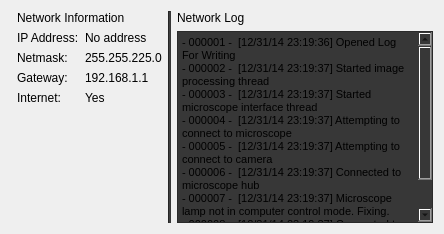
          <widget class="QWidget" name="tab_11">
           <attribute name="title">
            <string>Networking</string>
           </attribute>
           <layout class="QGridLayout" name="gridLayout_12">
            <item row="0" column="4">
             <layout class="QVBoxLayout" name="verticalLayout_6">
              <item>
               <widget class="QLabel" name="label_2">
                <property name="text">
                 <string>Network Log</string>
                </property>
               </widget>
              </item>
              <item>
               <widget class="QTextBrowser" name="network_log_text_browser">
                <property name="styleSheet">
                 <string notr="true">background-color:rgb(55,55,55);</string>
                </property>
                <property name="html">
                 <string>&lt;!DOCTYPE HTML PUBLIC &quot;-//W3C//DTD HTML 4.0//EN&quot; &quot;http://www.w3.org/TR/REC-html40/strict.dtd&quot;&gt;
&lt;html&gt;&lt;head&gt;&lt;meta name=&quot;qrichtext&quot; content=&quot;1&quot; /&gt;&lt;style type=&quot;text/css&quot;&gt;
p, li { white-space: pre-wrap; }
&lt;/style&gt;&lt;/head&gt;&lt;body style=&quot; font-family:'Sans Serif'; font-size:9pt; font-weight:400; font-style:normal;&quot;&gt;
&lt;p style=&quot; margin-top:0px; margin-bottom:0px; margin-left:0px; margin-right:0px; -qt-block-indent:0; text-indent:0px;&quot;&gt;&lt;span style=&quot; font-family:'MS Shell Dlg 2'; font-size:8pt;&quot;&gt;- 000001 -  [12/31/14 23:19:36] Opened Log For Writing&lt;/span&gt;&lt;/p&gt;
&lt;p style=&quot; margin-top:0px; margin-bottom:0px; margin-left:0px; margin-right:0px; -qt-block-indent:0; text-indent:0px;&quot;&gt;&lt;span style=&quot; font-family:'MS Shell Dlg 2'; font-size:8pt;&quot;&gt;- 000002 -  [12/31/14 23:19:37] Started image processing thread&lt;/span&gt;&lt;/p&gt;
&lt;p style=&quot; margin-top:0px; margin-bottom:0px; margin-left:0px; margin-right:0px; -qt-block-indent:0; text-indent:0px;&quot;&gt;&lt;span style=&quot; font-family:'MS Shell Dlg 2'; font-size:8pt;&quot;&gt;- 000003 -  [12/31/14 23:19:37] Started microscope interface thread&lt;/span&gt;&lt;/p&gt;
&lt;p style=&quot; margin-top:0px; margin-bottom:0px; margin-left:0px; margin-right:0px; -qt-block-indent:0; text-indent:0px;&quot;&gt;&lt;span style=&quot; font-family:'MS Shell Dlg 2'; font-size:8pt;&quot;&gt;- 000004 -  [12/31/14 23:19:37] Attempting to connect to microscope&lt;/span&gt;&lt;/p&gt;
&lt;p style=&quot; margin-top:0px; margin-bottom:0px; margin-left:0px; margin-right:0px; -qt-block-indent:0; text-indent:0px;&quot;&gt;&lt;span style=&quot; font-family:'MS Shell Dlg 2'; font-size:8pt;&quot;&gt;- 000005 -  [12/31/14 23:19:37] Attempting to connect to camera&lt;/span&gt;&lt;/p&gt;
&lt;p style=&quot; margin-top:0px; margin-bottom:0px; margin-left:0px; margin-right:0px; -qt-block-indent:0; text-indent:0px;&quot;&gt;&lt;span style=&quot; font-family:'MS Shell Dlg 2'; font-size:8pt;&quot;&gt;- 000006 -  [12/31/14 23:19:37] Connected to microscope hub&lt;/span&gt;&lt;/p&gt;
&lt;p style=&quot; margin-top:0px; margin-bottom:0px; margin-left:0px; margin-right:0px; -qt-block-indent:0; text-indent:0px;&quot;&gt;&lt;span style=&quot; font-family:'MS Shell Dlg 2'; font-size:8pt;&quot;&gt;- 000007 -  [12/31/14 23:19:37] Microscope lamp not in computer control mode. Fixing.&lt;/span&gt;&lt;/p&gt;
&lt;p style=&quot; margin-top:0px; margin-bottom:0px; margin-left:0px; margin-right:0px; -qt-block-indent:0; text-indent:0px;&quot;&gt;&lt;span style=&quot; font-family:'MS Shell Dlg 2'; font-size:8pt;&quot;&gt;- 000008 -  [12/31/14 23:19:37] Connected to microscope lamp&lt;/span&gt;&lt;/p&gt;
&lt;p style=&quot;-qt-paragraph-type:empty; margin-top:0px; margin-bottom:0px; margin-left:0px; margin-right:0px; -qt-block-indent:0; text-indent:0px; font-family:'MS Shell Dlg 2'; font-size:8pt;&quot;&gt;&lt;br /&gt;&lt;/p&gt;&lt;/body&gt;&lt;/html&gt;</string>
                </property>
               </widget>
              </item>
             </layout>
            </item>
            <item row="0" column="0">
             <widget class="QWidget" name="widget" native="true"/>
            </item>
            <item row="0" column="1">
             <layout class="QVBoxLayout" name="verticalLayout_5">
              <item>
               <widget class="QLabel" name="label_47">
                <property name="text">
                 <string>Network Information</string>
                </property>
               </widget>
              </item>
              <item>
               <layout class="QGridLayout" name="gridLayout_13">
                <item row="0" column="0">
                 <widget class="QLabel" name="label_3">
                  <property name="text">
                   <string>IP Address:</string>
                  </property>
                 </widget>
                </item>
                <item row="0" column="1">
                 <widget class="QLabel" name="networking_ip_address_label">
                  <property name="text">
                   <string>No address</string>
                  </property>
                 </widget>
                </item>
                <item row="1" column="1">
                 <widget class="QLabel" name="networking_netmask_label">
                  <property name="text">
                   <string>255.255.225.0</string>
                  </property>
                 </widget>
                </item>
                <item row="1" column="0">
                 <widget class="QLabel" name="label_7">
                  <property name="text">
                   <string>Netmask:</string>
                  </property>
                 </widget>
                </item>
                <item row="3" column="1">
                 <widget class="QLabel" name="networking_internet_label">
                  <property name="text">
                   <string>Yes</string>
                  </property>
                 </widget>
                </item>
                <item row="2" column="0">
                 <widget class="QLabel" name="label_11">
                  <property name="text">
                   <string>Gateway:</string>
                  </property>
                 </widget>
                </item>
                <item row="2" column="1">
                 <widget class="QLabel" name="networking_gateway_label">
                  <property name="text">
                   <string>192.168.1.1</string>
                  </property>
                 </widget>
                </item>
                <item row="3" column="0">
                 <widget class="QLabel" name="label_12">
                  <property name="text">
                   <string>Internet:</string>
                  </property>
                 </widget>
                </item>
               </layout>
              </item>
              <item>
               <spacer name="verticalSpacer_4">
                <property name="orientation">
                 <enum>Qt::Vertical</enum>
                </property>
                <property name="sizeHint" stdset="0">
                 <size>
                  <width>20</width>
                  <height>40</height>
                 </size>
                </property>
               </spacer>
              </item>
             </layout>
            </item>
            <item row="0" column="2">
             <widget class="Line" name="line_4">
              <property name="styleSheet">
               <string notr="true">background-color:rgb(55,55,55)</string>
              </property>
              <property name="orientation">
               <enum>Qt::Vertical</enum>
              </property>
             </widget>
            </item>
           </layout>
          </widget>
